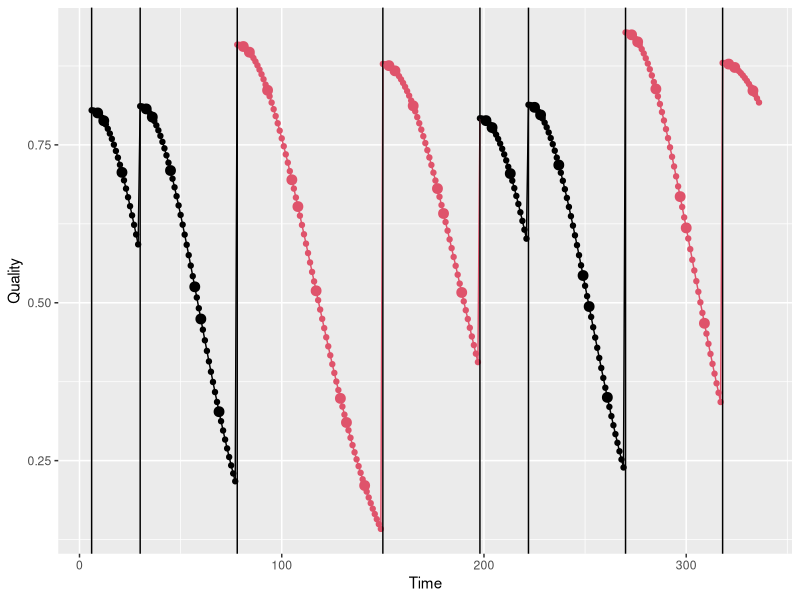
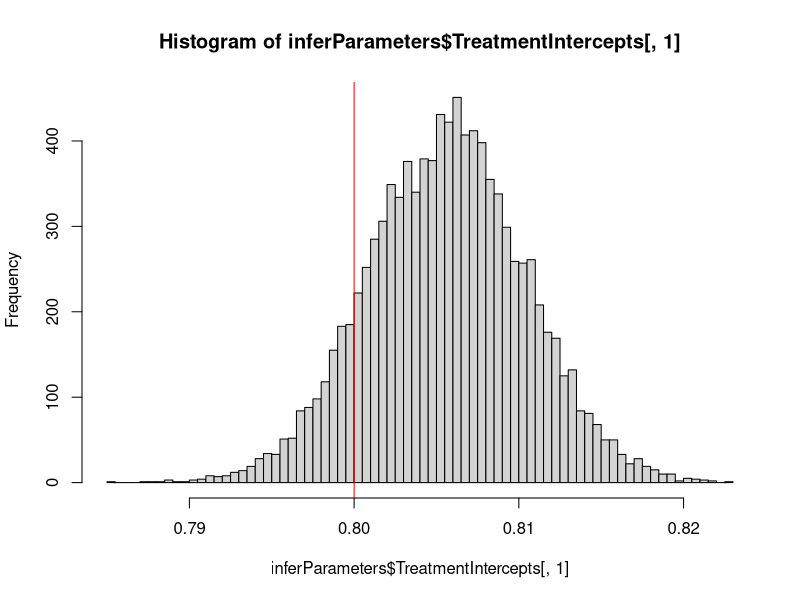
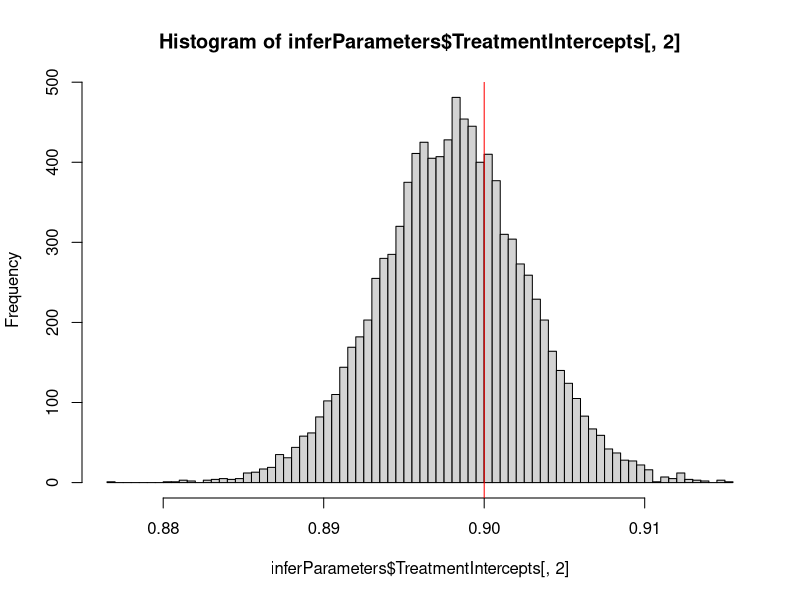
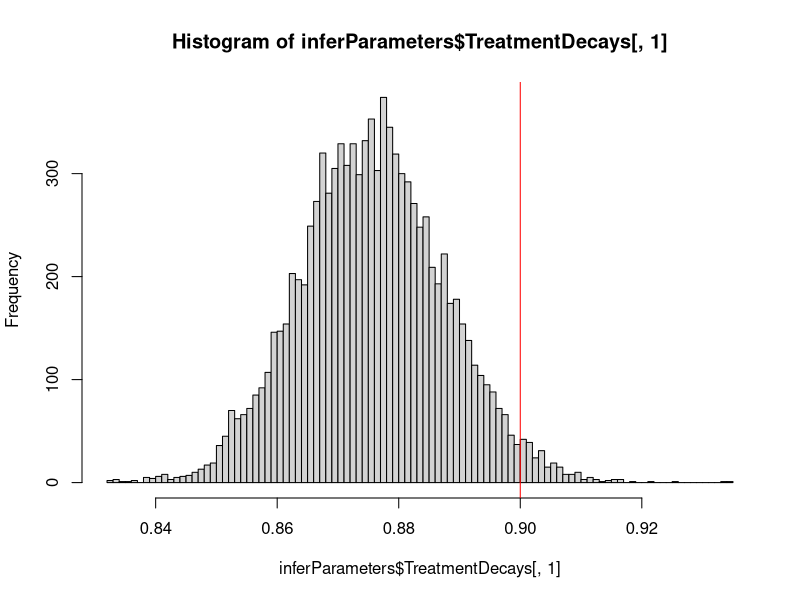
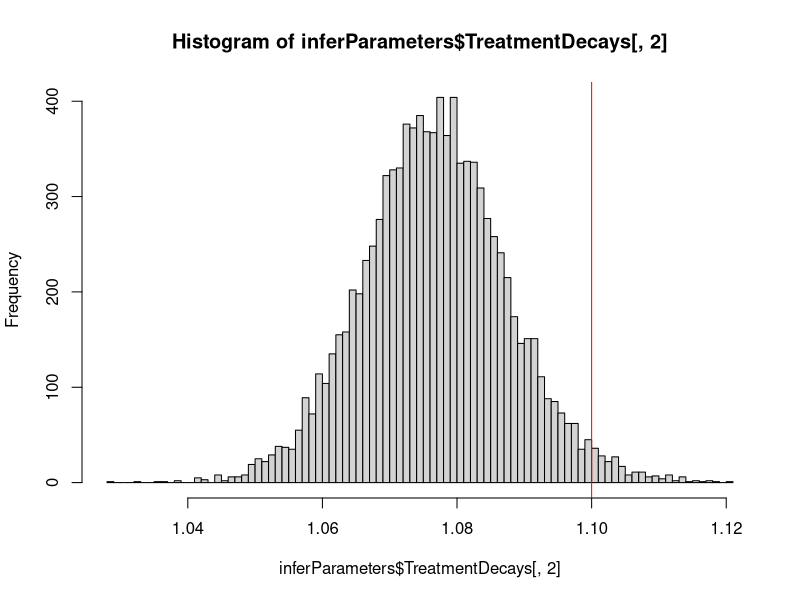
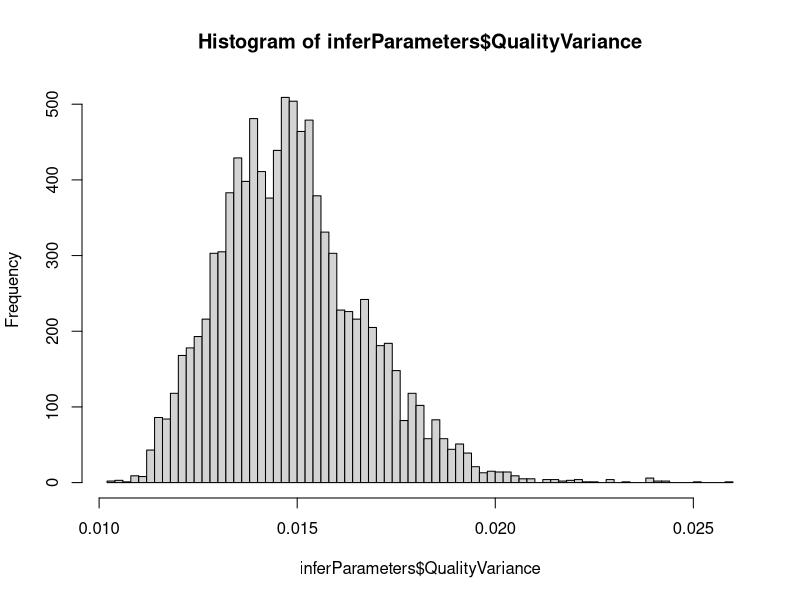
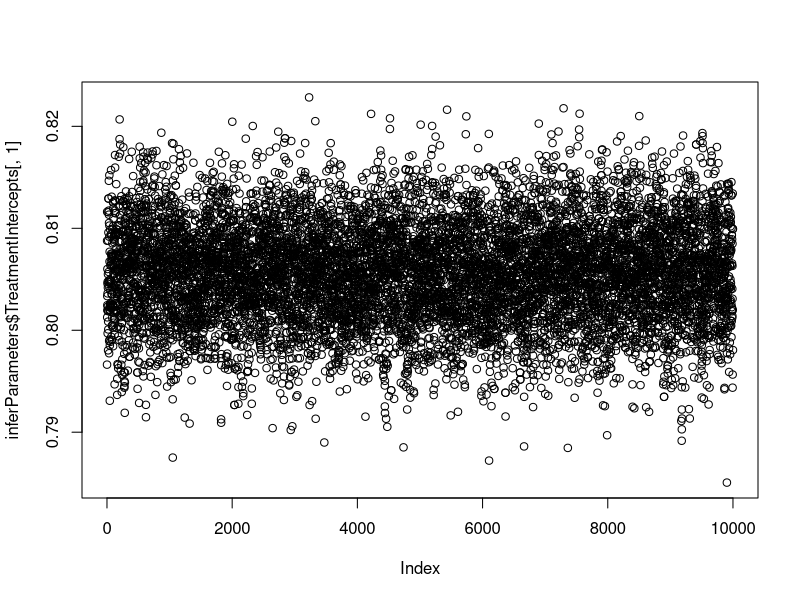
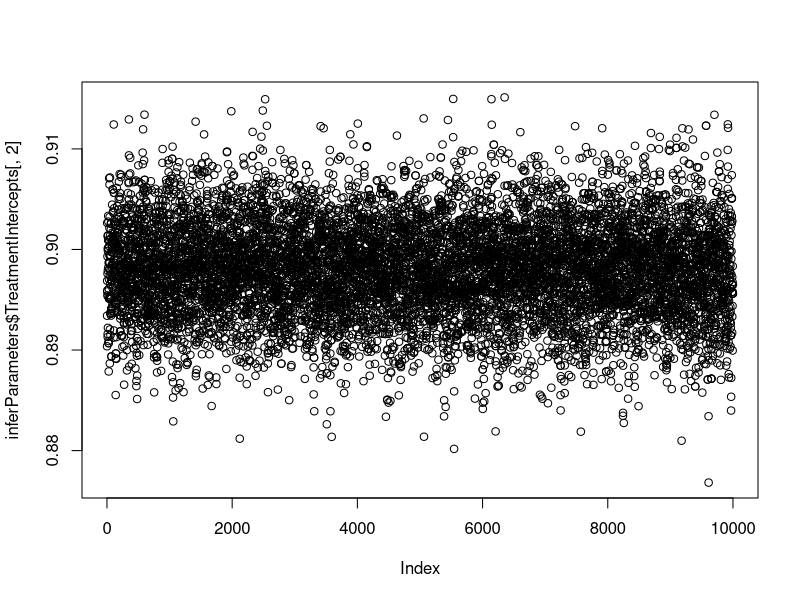

Recreate these plots in R, in order.
#Hair Model Inference Practice

library(MCMCpack)
library(tidyverse)
library(truncnorm)

metHastInt <- function(curZ,muZ,sigZ,yObs_i,timeAdj_i,tauSD){
  #Metropolis Hastings Sampler for the main treatment intercept Z_j
  
  #Propose new z from truncNorm(curZ,.01^2)
  propSD = .01
  propZ = rtruncnorm(1,mean = curZ,sd = propSD,a = 0,b = 1)
  
  #Likelihood portion
  likePart = sum(dnorm(yObs_i,mean = propZ * timeAdj_i,sd = tauSD,log = T) -
    dnorm(yObs_i,mean = curZ * timeAdj_i,sd = tauSD,log = T))
  priorPart = dtruncnorm(propZ,mean = muZ,sd = sigZ,a = 0,b = 1)/
    dtruncnorm(curZ,mean = muZ,sd = sigZ,a = 0,b = 1)
  hastingsPart = dtruncnorm(curZ,mean = propZ,sd = propSD,a = 0,b = 1)/
    dtruncnorm(propZ,mean = curZ,sd = propSD,a = 0,b = 1)
  
  alpha = exp(likePart) * priorPart * hastingsPart
  if(alpha > 1) {
    return(propZ)
  }
  else {
    if(runif(1) < alpha){
      return(propZ)
    }
    else{
      return(curZ)
    }
  }
}

metHastGamma <- function(curGamma,gammaA,gammaB,curZ,yObs_i,timeDiffNegSq_i,alpha,tauSD){
  #Metropolis Hastings Sampler for the decay of treatment gamma_j
  
  #Propose new gamma from truncNorm(curZ,.01^2)
  propSD = .01
  propGamma = rtruncnorm(1,mean = curGamma,sd = propSD,a = 0,b = 5)
  
  #Likelihood portion
  likePart = sum(dnorm(yObs_i,mean = curZ * exp(timeDiffNegSq_i/(alpha * propGamma)^2),sd = tauSD,log = T) -
                   dnorm(yObs_i,mean = curZ * exp(timeDiffNegSq_i/(alpha * curGamma)^2),sd = tauSD,log = T))
  priorPart = dgamma(propGamma,gammaA,gammaB,log = T) - dgamma(curGamma,gammaA,gammaB,log = T)
  hastingsPart = dtruncnorm(curGamma,mean = propGamma,sd = propSD,a = 0,b = 5)/
    dtruncnorm(propGamma,mean = curGamma,sd = propSD,a = 0,b = 5)
  
  alpha = exp(likePart + priorPart) * hastingsPart
  if(alpha > 1) {
    return(propGamma)
  }
  else {
    if(runif(1) < alpha){
      return(propGamma)
    }
    else{
      return(curGamma)
    }
  }
}

metHastTau <- function(curTau,tauScale,yObs_i,predYMean_i){
  #Metropolis Hastings Sampler for the decay of treatment gamma_j
  
  #Propose new gamma from cauchy+(curZ,.1^2)
  propSD = .05
  propTau = rtruncnorm(1,mean = curTau,sd = propSD,a = 0,b = 1)
  
  #Likelihood portion
  likePart = sum(dnorm(yObs_i,mean = predYMean_i,sd = propTau,log = T) -
                   dnorm(yObs_i,mean = predYMean_i,sd = curTau,log = T))
  priorPart = dcauchy(propTau,0,scale = tauScale,log = T) -
    dcauchy(curTau,0,scale = tauScale,log = T)
  hastingsPart = dtruncnorm(curTau,mean = propTau,sd = propSD,a = 0,b = 1)/
    dtruncnorm(propTau,mean = curTau,sd = propSD,a = 0,b = 1)
  
  alpha = exp(likePart + priorPart) * hastingsPart
  if(alpha > 1) {
    return(propTau)
  }
  else {
    if(runif(1) < alpha){
      return(propTau)
    }
    else{
      return(curTau)
    }
  }
}

#' Gibbs Sampler Hair Model - Basic
#' 
#' @desc Gibbs sampler for hair model, trying to perform inference to determine
#' intercept and decay effects of hair quality. This assumes a very basic 
#' structure, with the only controlling factor being the treatment.
#' 
#' @param yHair A n_o-vector of hair quality measurements
#' @param tSample A n_o-vector of time points where hair quality was measured
#' @param tTreat A n_z-vector of time points where hair was treated
#' @param zTreat A n_z vector denoting what treatment was assigned on each day, 
#' with treatments denoted as 1,...,J
#' 
#' @returns A list containing the treatment intercepts and treatment decay rates
#' for each treatment
#' 
#' @details Treats the hair quality measurements as the output variable, giving
#' them a normal likelihood with a mean centered at the treatment intercept 
#' (peak) scaled by a time adjustment. The time adjustment is a squared 
#' exponential kernel with a scaling parameter of alpha = 48 multiplied by a 
#' corresponding decay rate for the specific treatment. The likelihood is given
#' an unknown variance parameter we will call tau^2. The prior for the treatment
#' intercept is a truncated normal with mean .8 and variance .05^2, truncated at
#' 0 and 1 to force quality parameters to stay within the quality measurement 
#' scale. The treatment decay rate parameters are given a gamma prior with shape
#' and rate parameters of 5 and 5, attempting to give a relatively informative
#' prior centered around 1, but allowing for reasonable deviation as determined
#' by the data. The measurement variance parameter tau^2 is given a horshoe 
#' prior with scale 1/10 to force the measurement variation to be assumed small.
GibbsHairModelBasic <- function(yHair,tSample,tTreat,zTreat,
                                Burn = 10000,Store = 10000,StoreRatio = 5){
  #Set constants
  n_o = length(yHair)
  n_z = length(zTreat)
  J = max(zTreat)
  
  #Set hyperparameters
  alpha = 48
  muZ = .8
  sigZ = .05
  gammaA = 5
  gammaB = 5
  tauScale = 1/10
  
  #Initialize parameters
  intTreat = rep(.8,J)
  gammaTreat = rep(1,J)
  tauSD = .1
  
  #Structure things in a helpful way
  timeSinceTreatment = lapply(tSample,function(x) x - max(tTreat[tTreat < x])) %>% unlist
  timeSinceNegSquared = -(timeSinceTreatment^2)
  lastTreatment = lapply(tSample,function(x) zTreat[which(tTreat == max(tTreat[tTreat < x]))]) %>% unlist
  
  #Burn cycle
  print('Burn Cycle')
  for(i in 1:Burn){
    if(i %% 1000 == 0) print(i)
    #Initial latent assignments
    timeAdjustment = exp(timeSinceNegSquared/(gammaTreat[lastTreatment] * alpha)^2)
    m_i = intTreat[lastTreatment] * timeAdjustment
    
    for(j in 1:J){
      lastTreatIx = lastTreatment == j
      #Sample intercepts
      intTreat[j] = metHastInt(intTreat[j],muZ,sigZ,yHair[lastTreatIx],
                               timeAdjustment[lastTreatIx],tauSD)
      #Sample decay rates
      gammaTreat[j] = metHastGamma(gammaTreat[j],gammaA,gammaB,intTreat[j],yHair[lastTreatIx],
                                   timeSinceNegSquared[lastTreatIx],alpha,tauSD)
    }
    #Sample measurement variance
    tauSD = metHastTau(tauSD,tauScale,yHair,m_i)
  }
  
  #Setup Storage
  intStore = matrix(NA,nrow = Store,ncol = J)
  decayStore = matrix(NA,nrow = Store,ncol = J)
  tauStore = rep(NA,Store)
  storeCycle = Store * StoreRatio
  ix = 0
  
  #Store cycle
  print('Store Cycle')
  for(i in 1:storeCycle){
    if(i %% 1000 == 0) print(i)
    #Initial latent assignments
    timeAdjustment = exp(timeSinceNegSquared/(gammaTreat[lastTreatment] * alpha)^2)
    m_i = intTreat[lastTreatment] * timeAdjustment
    
    #Sample intercepts
    for(j in 1:J){
      lastTreatIx = lastTreatment == j
      intTreat[j] = metHastInt(intTreat[j],muZ,sigZ,yHair[lastTreatIx],
                               timeAdjustment[lastTreatIx],tauSD)
      gammaTreat[j] = metHastGamma(gammaTreat[j],gammaA,gammaB,intTreat[j],yHair[lastTreatIx],
                                   timeSinceNegSquared[lastTreatIx],alpha,tauSD)
    }
    tauSD = metHastTau(tauSD,tauScale,yHair,m_i)
    
    if(i %% StoreRatio == 0){
      ix = ix + 1
      intStore[ix,] = intTreat
      decayStore[ix,] = gammaTreat
      tauStore[ix] = tauSD
    }
  }
  return(list(TreatmentIntercepts = intStore,
              TreatmentDecays = decayStore,
              QualityVariance = tauStore))
}

#Assume hair quality between 0 and 1
baseHairQuality = .5
#Assume treatment times are listed at the following (as hours since start)
treatTimes = (c(1.25,2.25,4.25,7.25,9.25,10.25,12.25,14.25) - 1) * 24
#List which treatment used
treatAssign = c(1,1,2,2,1,1,2,2)
treatInts = c(.8,.9) #True Intercepts of treatments
treatDecays = c(.9,1.1) #First treatment should decay faster

generateBayesHairQualityCurve <- function(t,z){
  #Given the treatment intercepts and decay rates set above and that this
  #model is how hair quality operates, this is the true curves we'd expect
  #t - time of treatment
  #z - assigned treatment
  bayesTreatInts = rnorm(length(z),treatInts[z],sd = .025)
  bayesTreatDecays = rnorm(length(z),treatDecays[z],sd = .1)
  timePoints = 1:(24*14)
  alpha = 48
  N = length(timePoints)
  qualityAssign = rep(NA,N)
  qualityAssign[t] = bayesTreatInts
  lastTreatTime = -24
  lastTreatAssign = 1
  lastInt = bayesTreatInts[1]
  lastDecay = bayesTreatDecays[1]
  extendZ = rep(NA,N)
  for(i in 1:N){
    if(i %in% t) {
      lastTreatTime = i
      lastTreatAssign = z[t == i]
      lastInt = bayesTreatInts[t == i]
      lastDecay = bayesTreatDecays[t == i]
    }
    else{
      qualityAssign[i] = lastInt * 
        exp(-(lastTreatTime - i)^2 / (alpha * lastDecay) ^ 2)
    }
    extendZ[i] = lastTreatAssign
  }
  return(data.frame(Time = min(t):N,
                    Quality = qualityAssign[min(t):N],
                    Treatment = extendZ[min(t):N]))
  # return(data.frame(Time = timePoints,
  #                   Quality = qualityAssign,
  #                   Treatment = extendZ))
}
bayesCurve = generateBayesHairQualityCurve(treatTimes,treatAssign)
sampleTimes = sort(c(9 + 1:14 * 24,12 + 1:14 * 24,21 + 1:14 * 24)) - 24
sampleQualityDF = bayesCurve %>% filter(Time %in% sampleTimes)
ggplot(bayesCurve,aes(x = Time,y = Quality,color = Treatment)) + 
  geom_point() + 
  geom_line() +
  geom_vline(xintercept = treatTimes) + 
  scale_color_identity() + 
  geom_point(data = sampleQualityDF,size = 3)

inferParameters = GibbsHairModelBasic(yHair = sampleQualityDF$Quality,
                    tSample = sampleTimes,
                    tTreat = treatTimes,
                    zTreat = treatAssign)

hist(inferParameters$TreatmentIntercepts[,1],breaks = 100)
abline(v = treatInts[1],col = 'red')
hist(inferParameters$TreatmentIntercepts[,2],breaks = 100)
abline(v = treatInts[2],col = 'red')
hist(inferParameters$TreatmentDecays[,1],breaks = 100)
abline(v = treatDecays[1],col = 'red')
hist(inferParameters$TreatmentDecays[,2],breaks = 100)
abline(v = treatDecays[2],col = 'red')
hist(inferParameters$QualityVariance,breaks = 100)
plot(inferParameters$TreatmentIntercepts[,1])
plot(inferParameters$TreatmentIntercepts[,2])
plot(inferParameters$TreatmentDecays[,1])
plot(inferParameters$TreatmentDecays[,2])
plot(inferParameters$QualityVariance)

#This worked pretty good, but clearly the example I gave wasn't enough to get
#super precise results (to matching truth). I assume this is because I made it
#fairly basic and low collection for simplicity in coding
#Lets see if the data collection will get a little closer
#See UpgradedHairDataGeneration.R
